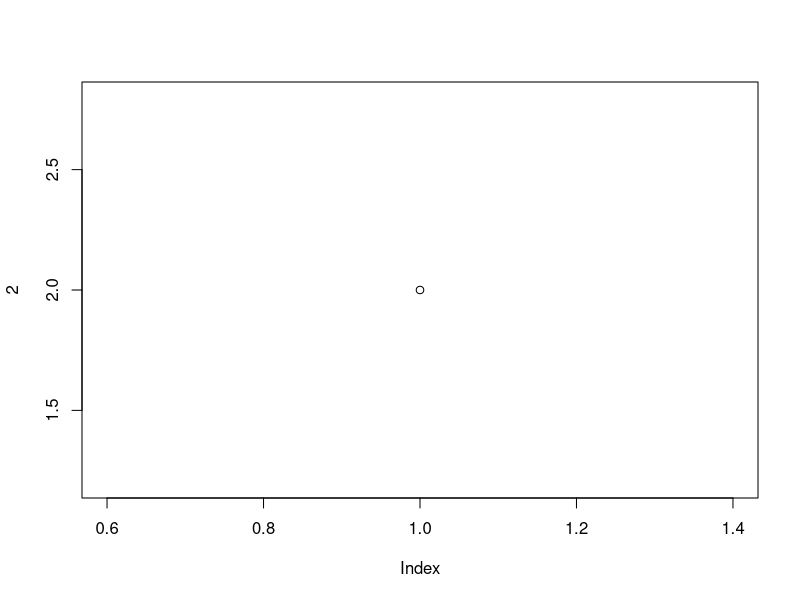
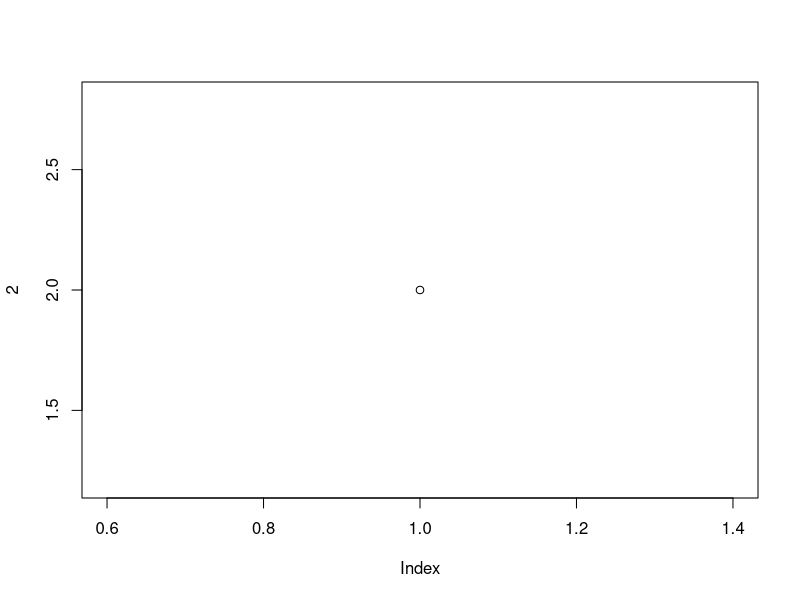
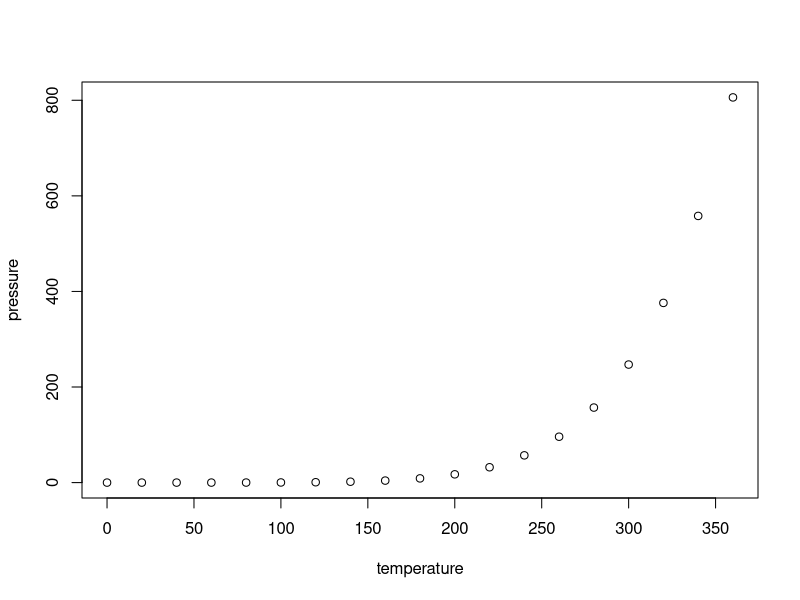

The R script that drew these images, in order:
## ---- chunk 1
knitr::opts_chunk$set(echo = TRUE)
plot(2)
## ---- chunk 2
#knitr::opts_chunk$set(echo = TRUE)
plot(2)
## ---- chunk 3
plot(pressure)
